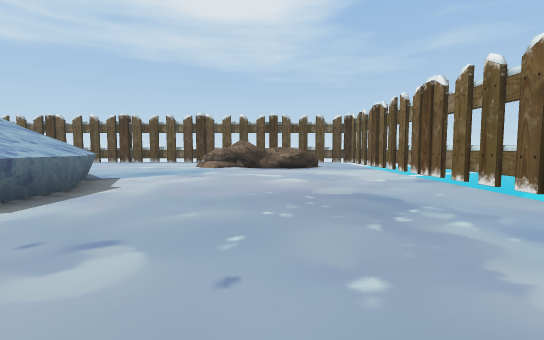
view 1 (above)

23 first-person views from a walk through a scene from a Unity 3-D project. The camera is 1.3 m above the floor, tilts 4° down and sees 85° across. The floor is counted in squares, 2 m on a side. Each view is taken from the middle of a square. On the plan, view 1 faces up. The plan holds only what a view shows up to about 9 squares ahead; the rest is blank. The place goes on beyond the plan. The player is left out. Some animated figures are left out. Some surface patterns are stand-ins.

view 2
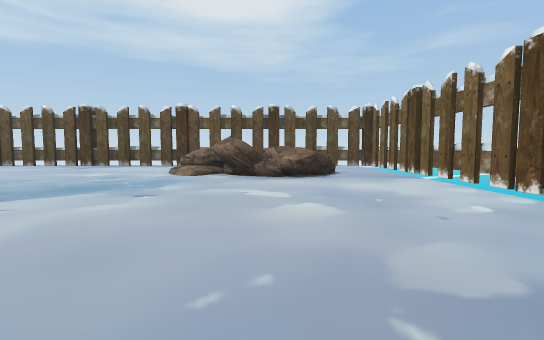

view 3
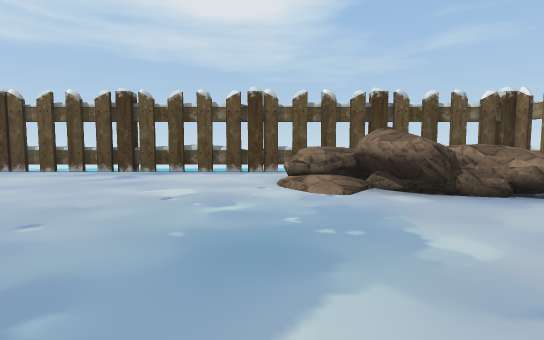

view 4
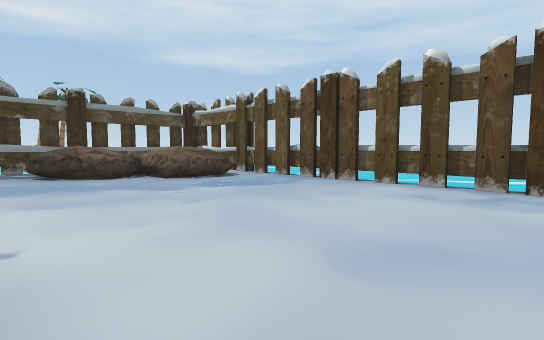

view 5
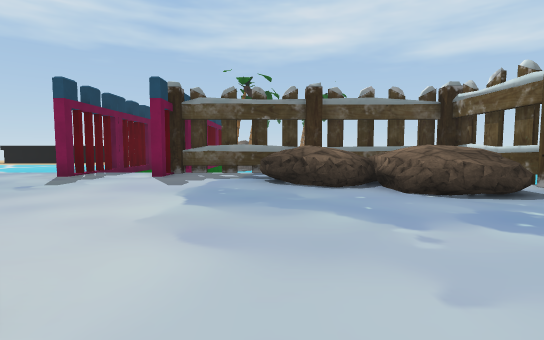

view 6
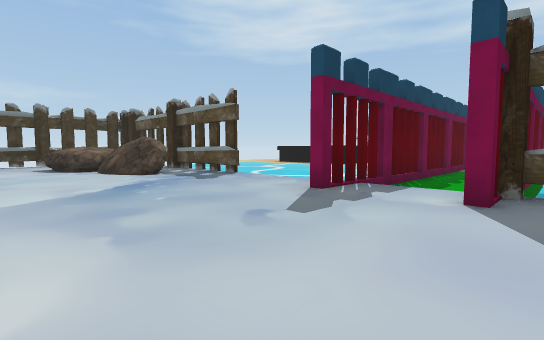

view 7
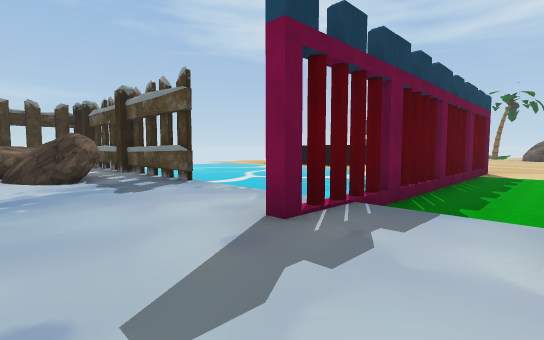

view 8
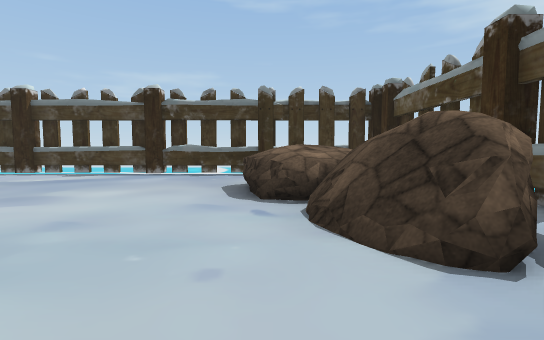

view 9
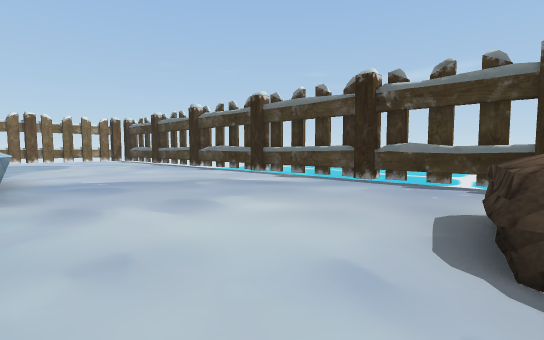

view 10
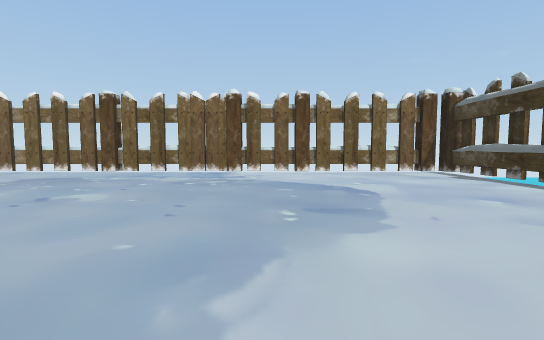

view 11
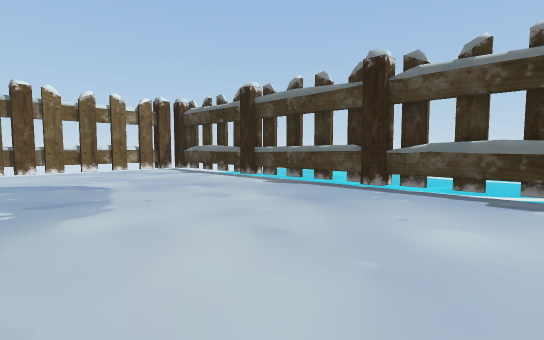

view 12
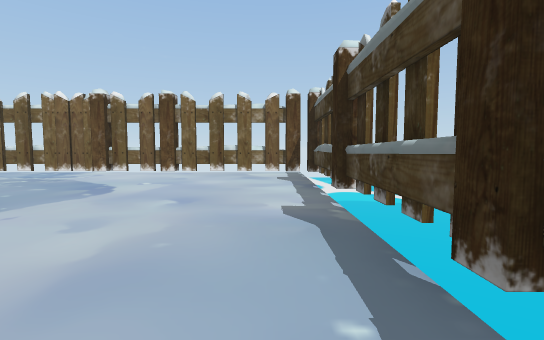

view 13
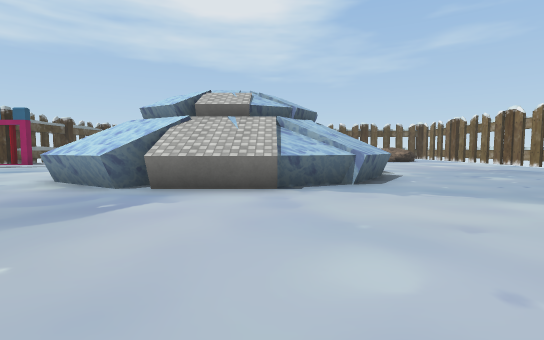

view 14
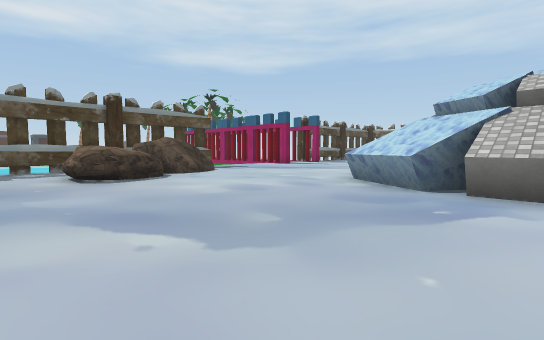

view 15
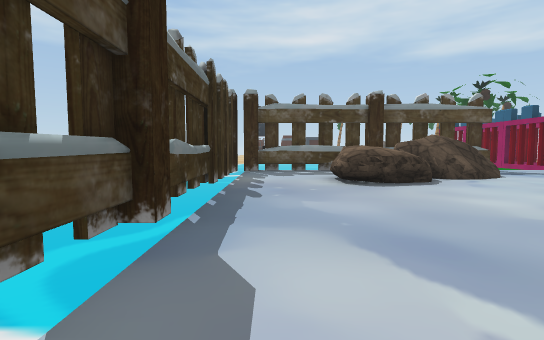

view 16
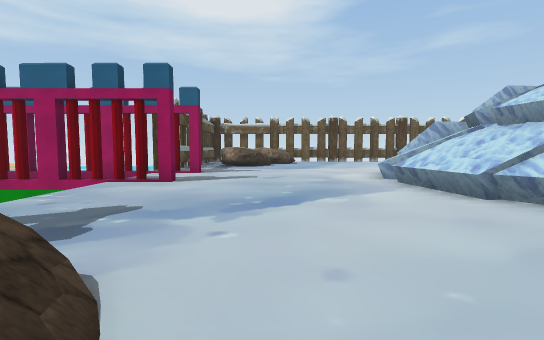

view 17
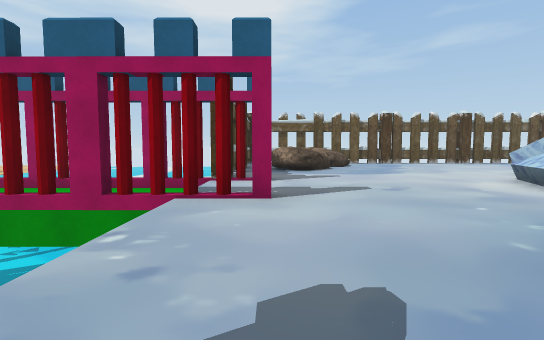

view 18
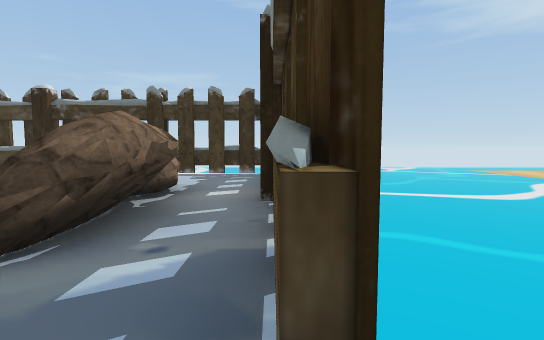

view 19
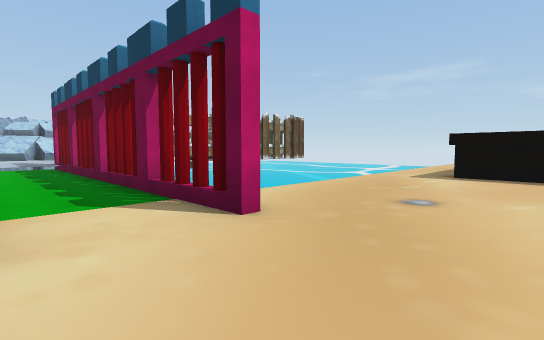

view 20
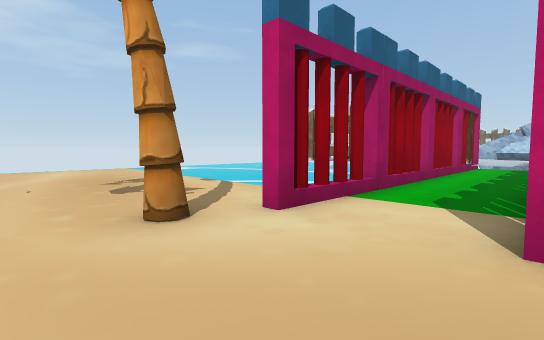

view 21
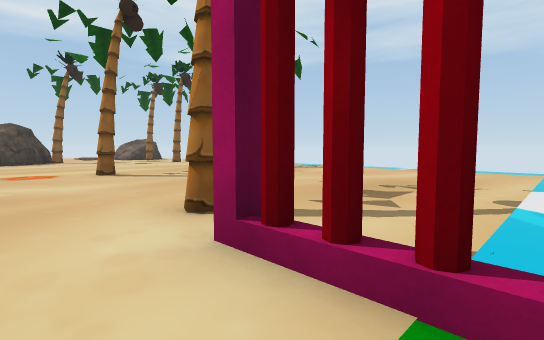

view 22
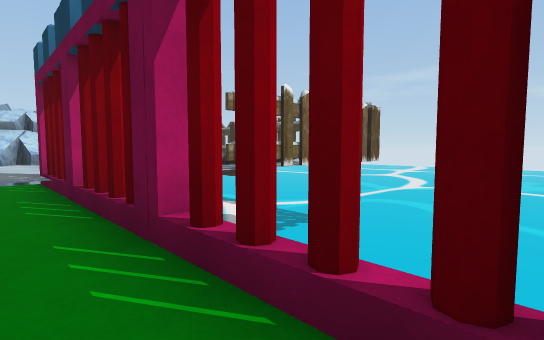

view 23
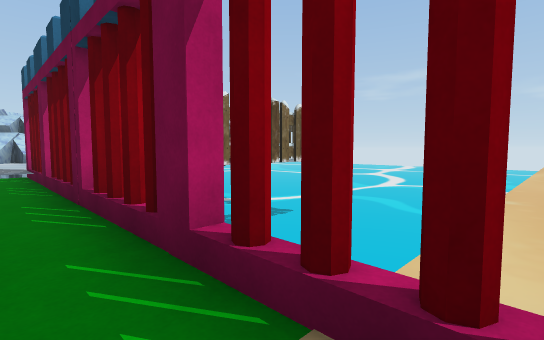

### Floor plan
Key: @ floor where view 1 was taken; # wall or solid block; x gap in a wall; . main floor; - floor 0.25 m lower than the main floor; / step, stairs or slope; ^ raised ledge; v drop or lower ground; R rock; T tree; O other object.
Columns run from 28 left of view 1 to 4 right of it. Each row starts with its distance up from view 1.
 16   vvv
 15 ----v      #OOOOOO##########  ##v
 14 ----v      #  R...........      #
 13 ----v      #  RR..........RR    #
 12 ----v      #RRR..........RRRRR..#
 11 ----v      #RRR........../ RRR..#
 10 ----vv     #.R.............R/R..#
  9 ----vvv    #........^...........#
  8 -T--vv     #......^    .........#
  7 ---#vxxx##x#.....^#     ........#
  6 -----------......^#     ^.......#
  5 ---#vxxxxxx.#....^#      ^......#
  4 ----v      ......^#      ^......#
  3 ----v      ......^#      ^......#
  2 ----v      .......^     ##......#
  1 ----v      #......###  #^.......#
  0 ----v      #RR.....^#^^^#...@...#
 -1 ##^-v vv   #RR..................#
 -2    -vvvvvv #.RR.................#
 -3    -vvvvvv #.RR.................#
 -4    -vvvvvv #....................#
 -5     vvvvvv #....................#
 -6     vvvvv  OOOOOOO###############
 -7     vvvvv
 -8
 -9            vvvvv            vvvvv
-10            vvvvv            vvvvv

Positions as (right, up) in squares from view 1, and headings:
1: (0, 0), facing up
2: (0, 3), facing up
3: (-3, 6), facing up
4: (-7, 9), facing up-left
5: (-9, 10), facing left
6: (-12, 8), facing down-left
7: (-14, 7), facing down-left
8: (-14, 2), facing down
9: (-14, 0), facing down-right
10: (-5, -1), facing right
11: (-6, -1), facing down-right
12: (-5, -5), facing right
13: (-6, -5), facing up
14: (-7, -5), facing up-left
15: (-8, -5), facing left
16: (-14, -1), facing up
17: (-16, 1), facing up
18: (-17, 2), facing down
19: (-28, 7), facing down-right
20: (-28, 5), facing up-right
21: (-24, 6), facing up-left
22: (-23, 6), facing down-right
23: (-25, 6), facing down-right
